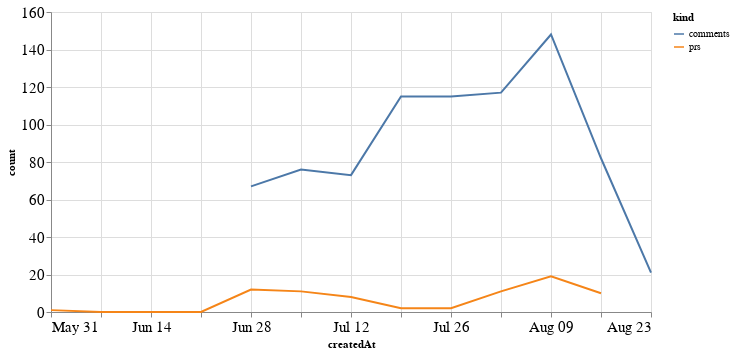

The notebook cell saved with this chart:
### Code cell
alt.Chart(total_time, width=600).mark_line().encode(
    x='createdAt',
    y='count',
    color='kind'
)

### Figure 1 — Vega-Lite specification as saved in the notebook (floating-point values rounded to 4 significant figures)
{"config": {"axisLeft": {"labelFontSize": 15}, "axisBottom": {"labelFontSize": 15}}, "data": {"name": "data-ee2c833a2dcf766c52522b5ac213b87f"}, "mark": "line", "encoding": {"color": {"type": "nominal", "field": "kind"}, "x": {"type": "temporal", "field": "createdAt"}, "y": {"type": "quantitative", "field": "count"}}, "width": 600, "$schema": "https://vega.github.io/schema/vega-lite/v4.8.1.json", "datasets": {"data-ee2c833a2dcf766c52522b5ac213b87f": [{"createdAt": "2020-05-31T00:00:00", "kind": "prs", "count": 1.0}, {"createdAt": "2020-06-07T00:00:00", "kind": "prs", "count": 0.0}, {"createdAt": "2020-06-14T00:00:00", "kind": "prs", "count": 0.0}, {"createdAt": "2020-06-21T00:00:00", "kind": "prs", "count": 0.0}, {"createdAt": "2020-06-28T00:00:00", "kind": "prs", "count": 12.0}, {"createdAt": "2020-07-05T00:00:00", "kind": "prs", "count": 11.0}, {"createdAt": "2020-07-12T00:00:00", "kind": "prs", "count": 8.0}, {"createdAt": "2020-07-19T00:00:00", "kind": "prs", "count": 2.0}, {"createdAt": "2020-07-26T00:00:00", "kind": "prs", "count": 2.0}, {"createdAt": "2020-08-02T00:00:00", "kind": "prs", "count": 11.0}, {"createdAt": "2020-08-09T00:00:00", "kind": "prs", "count": 19.0}, {"createdAt": "2020-08-16T00:00:00", "kind": "prs", "count": 10.0}, {"createdAt": "2020-08-23T00:00:00", "kind": "prs", "count": null}, {"createdAt": "2020-05-31T00:00:00", "kind": "comments", "count": null}, {"createdAt": "2020-06-07T00:00:00", "kind": "comments", "count": null}, {"createdAt": "2020-06-14T00:00:00", "kind": "comments", "count": null}, {"createdAt": "2020-06-21T00:00:00", "kind": "comments", "count": null}, {"createdAt": "2020-06-28T00:00:00", "kind": "comments", "count": 67.0}, {"createdAt": "2020-07-05T00:00:00", "kind": "comments", "count": 76.0}, {"createdAt": "2020-07-12T00:00:00", "kind": "comments", "count": 73.0}, {"createdAt": "2020-07-19T00:00:00", "kind": "comments", "count": 115.0}, {"createdAt": "2020-07-26T00:00:00", "kind": "comments", "count": 115.0}, {"createdAt": "2020-08-02T00:00:00", "kind": "comments", "count": 117.0}, {"createdAt": "2020-08-09T00:00:00", "kind": "comments", "count": 148.0}, {"createdAt": "2020-08-16T00:00:00", "kind": "comments", "count": 82.0}, {"createdAt": "2020-08-23T00:00:00", "kind": "comments", "count": 21.0}]}}
